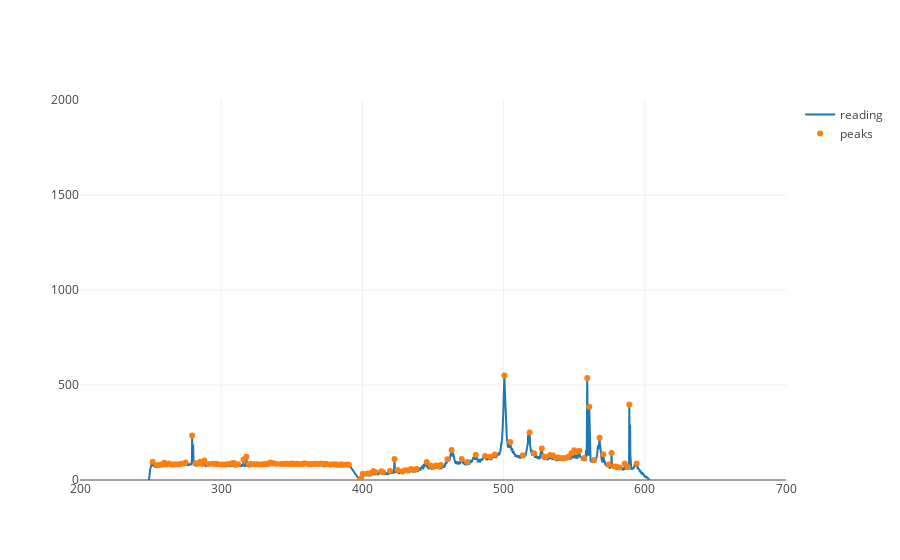

The notebook cell saved with this chart:
### Code cell
Sample.plotly_plot(analysis.samples['2388']).show()

### Figure 1 — Plotly figure (JSON) as saved in the notebook; plotly's stock layout.template omitted (floating-point values rounded to 4 significant figures; data arrays with more than 128 entries replaced by an {"elided": "..."} marker saying what was removed)
{"data": [{"name": "reading", "type": "scatter", "uid": "9835f7fb-c7e7-43d7-aeab-5d100cada14d", "x": {"elided": "4096 float values"}, "y": {"elided": "4096 float values"}}, {"mode": "markers", "name": "peaks", "type": "scatter", "uid": "817bfe90-24ef-4dce-85f4-4356d70b9d91", "x": {"elided": "148 float values"}, "y": {"elided": "148 float values"}}], "layout": {"xaxis": {"range": [200, 700]}, "yaxis": {"range": [0, 2000]}}}
